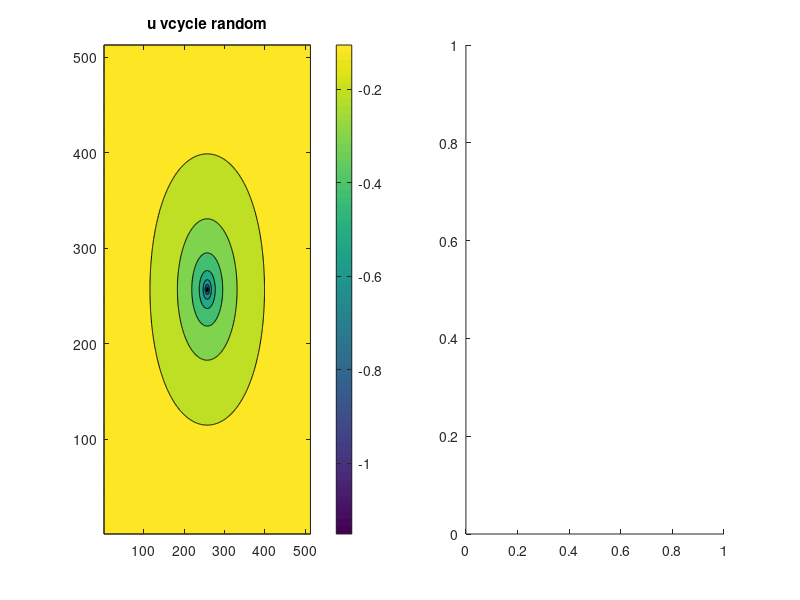

Write the MATLAB code that produced this figure. (Note: this script raises an error after producing the figure.)
% Load data from files
load f_vcycle_random.dat
load u_vcycle_random.dat

% Create a subplot (1 row, 2 columns)
figure;

% First contour plot
subplot(1, 2, 1);
contourf(u_vcycle_random);
title('u vcycle random');
colorbar;

% Second contour plot
subplot(1, 2, 2);
contourf(adv_diff_result);
title('Adv Diff Result');
colorbar;